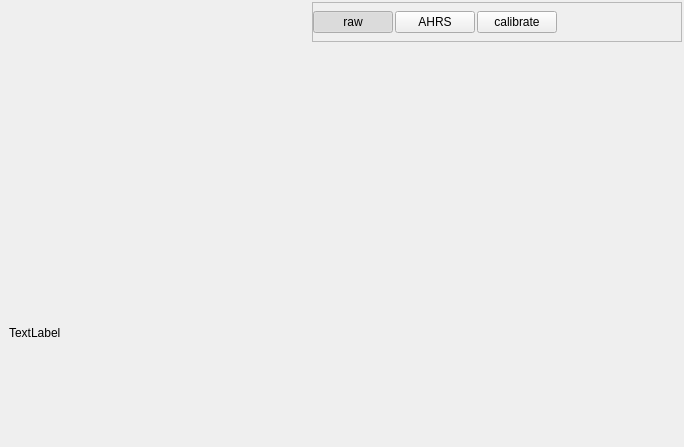
<?xml version="1.0" encoding="UTF-8"?>
<ui version="4.0">
 <class>QIMUWidget</class>
 <widget class="QWidget" name="QIMUWidget">
  <property name="geometry">
   <rect>
    <x>0</x>
    <y>0</y>
    <width>684</width>
    <height>447</height>
   </rect>
  </property>
  <property name="windowTitle">
   <string>Form</string>
  </property>
  <layout class="QHBoxLayout" name="horizontalLayout" stretch="0,1">
   <property name="spacing">
    <number>10</number>
   </property>
   <property name="leftMargin">
    <number>0</number>
   </property>
   <property name="topMargin">
    <number>0</number>
   </property>
   <property name="rightMargin">
    <number>0</number>
   </property>
   <property name="bottomMargin">
    <number>0</number>
   </property>
   <item>
    <widget class="QFrame" name="frame">
     <property name="sizePolicy">
      <sizepolicy hsizetype="Preferred" vsizetype="Preferred">
       <horstretch>0</horstretch>
       <verstretch>0</verstretch>
      </sizepolicy>
     </property>
     <property name="minimumSize">
      <size>
       <width>300</width>
       <height>0</height>
      </size>
     </property>
     <property name="maximumSize">
      <size>
       <width>300</width>
       <height>16777215</height>
      </size>
     </property>
     <property name="frameShape">
      <enum>QFrame::NoFrame</enum>
     </property>
     <property name="frameShadow">
      <enum>QFrame::Raised</enum>
     </property>
     <layout class="QVBoxLayout" name="verticalLayout_2">
      <item>
       <widget class="QWidget" name="widget" native="true"/>
      </item>
      <item>
       <widget class="QLabel" name="label">
        <property name="text">
         <string>TextLabel</string>
        </property>
       </widget>
      </item>
     </layout>
    </widget>
   </item>
   <item>
    <layout class="QVBoxLayout" name="verticalLayout" stretch="0,0">
     <property name="spacing">
      <number>10</number>
     </property>
     <property name="sizeConstraint">
      <enum>QLayout::SetNoConstraint</enum>
     </property>
     <property name="leftMargin">
      <number>2</number>
     </property>
     <property name="topMargin">
      <number>2</number>
     </property>
     <property name="rightMargin">
      <number>2</number>
     </property>
     <property name="bottomMargin">
      <number>2</number>
     </property>
     <item>
      <widget class="QFrame" name="frame_2">
       <property name="minimumSize">
        <size>
         <width>0</width>
         <height>40</height>
        </size>
       </property>
       <property name="frameShape">
        <enum>QFrame::StyledPanel</enum>
       </property>
       <property name="frameShadow">
        <enum>QFrame::Raised</enum>
       </property>
       <layout class="QHBoxLayout" name="horizontalLayout_2" stretch="0,0,0,1">
        <property name="spacing">
         <number>2</number>
        </property>
        <property name="leftMargin">
         <number>0</number>
        </property>
        <property name="topMargin">
         <number>0</number>
        </property>
        <property name="rightMargin">
         <number>0</number>
        </property>
        <property name="bottomMargin">
         <number>0</number>
        </property>
        <item>
         <widget class="QPushButton" name="rawButton">
          <property name="text">
           <string>raw</string>
          </property>
          <property name="checkable">
           <bool>true</bool>
          </property>
          <property name="checked">
           <bool>true</bool>
          </property>
          <attribute name="buttonGroup">
           <string notr="true">imuButtonGroup</string>
          </attribute>
         </widget>
        </item>
        <item>
         <widget class="QPushButton" name="ahrsButton">
          <property name="text">
           <string>AHRS</string>
          </property>
          <property name="checkable">
           <bool>true</bool>
          </property>
          <attribute name="buttonGroup">
           <string notr="true">imuButtonGroup</string>
          </attribute>
         </widget>
        </item>
        <item>
         <widget class="QPushButton" name="calibrateButton">
          <property name="text">
           <string>calibrate</string>
          </property>
          <property name="checkable">
           <bool>true</bool>
          </property>
          <attribute name="buttonGroup">
           <string notr="true">imuButtonGroup</string>
          </attribute>
         </widget>
        </item>
        <item>
         <spacer name="horizontalSpacer">
          <property name="orientation">
           <enum>Qt::Horizontal</enum>
          </property>
          <property name="sizeHint" stdset="0">
           <size>
            <width>40</width>
            <height>20</height>
           </size>
          </property>
         </spacer>
        </item>
       </layout>
      </widget>
     </item>
     <item>
      <widget class="QStackedWidget" name="plot_stackedWidget">
       <property name="currentIndex">
        <number>2</number>
       </property>
       <widget class="QWidget" name="imu">
        <layout class="QVBoxLayout" name="verticalLayout_3">
         <property name="spacing">
          <number>6</number>
         </property>
         <property name="leftMargin">
          <number>0</number>
         </property>
         <property name="topMargin">
          <number>0</number>
         </property>
         <property name="rightMargin">
          <number>0</number>
         </property>
         <property name="bottomMargin">
          <number>0</number>
         </property>
         <item>
          <widget class="QRunningPlot" name="imu_plot1" native="true"/>
         </item>
         <item>
          <widget class="QRunningPlot" name="imu_plot2" native="true"/>
         </item>
         <item>
          <widget class="QRunningPlot" name="imu_plot3" native="true"/>
         </item>
        </layout>
       </widget>
       <widget class="QWidget" name="ahrs">
        <layout class="QVBoxLayout" name="verticalLayout_4">
         <property name="spacing">
          <number>6</number>
         </property>
         <property name="leftMargin">
          <number>0</number>
         </property>
         <property name="topMargin">
          <number>0</number>
         </property>
         <property name="rightMargin">
          <number>0</number>
         </property>
         <property name="bottomMargin">
          <number>0</number>
         </property>
         <item>
          <widget class="QRunningPlot" name="ahrs_plot1" native="true"/>
         </item>
         <item>
          <widget class="QRunningPlot" name="ahrs_plot2" native="true"/>
         </item>
         <item>
          <widget class="QRunningPlot" name="ahrs_plot3" native="true"/>
         </item>
        </layout>
       </widget>
       <widget class="QWidget" name="calib">
        <layout class="QHBoxLayout" name="horizontalLayout_3">
         <property name="leftMargin">
          <number>0</number>
         </property>
         <property name="topMargin">
          <number>0</number>
         </property>
         <property name="rightMargin">
          <number>0</number>
         </property>
         <property name="bottomMargin">
          <number>0</number>
         </property>
         <item>
          <widget class="QIMUCalibrationWidget" name="calib_widget" native="true"/>
         </item>
        </layout>
       </widget>
      </widget>
     </item>
    </layout>
   </item>
  </layout>
 </widget>
 <customwidgets>
  <customwidget>
   <class>QRunningPlot</class>
   <extends>QWidget</extends>
   <header>qrunningplot.h</header>
   <container>1</container>
  </customwidget>
  <customwidget>
   <class>QIMUCalibrationWidget</class>
   <extends>QWidget</extends>
   <header>qimucalibrationwidget.h</header>
   <container>1</container>
  </customwidget>
 </customwidgets>
 <resources/>
 <connections/>
 <buttongroups>
  <buttongroup name="imuButtonGroup"/>
 </buttongroups>
</ui>
